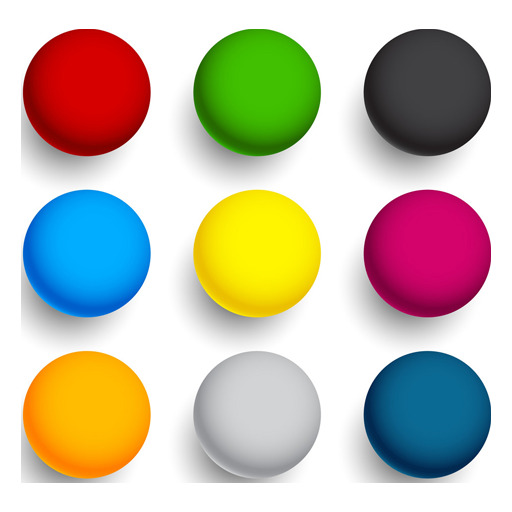
#> input picture resources/colorBalls.png, 512 x 512 px
$ python morphologicalTransformation.py
#> lines starting #> are read from the running program, lines starting #| are printed output that depends on the picture; after the words box and inside, x2 and y2 are one past the last pixel; in counts of white or black regions, pixels touching at a corner belong together
# erosion and dilation
import cv2
import numpy as np

img = cv2.imread("resources/colorBalls.png", 0)
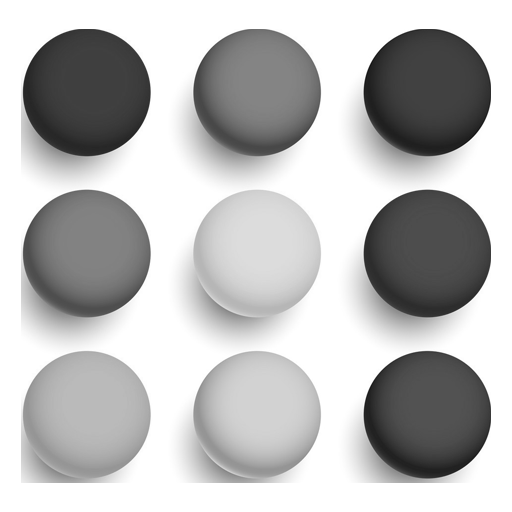
#> img: shape (512, 512); min 16, max 255, mean 188.3
cv2.imshow("Image", img)


# erosion
_,mask = cv2.threshold(img,215,255,cv2.THRESH_BINARY_INV)
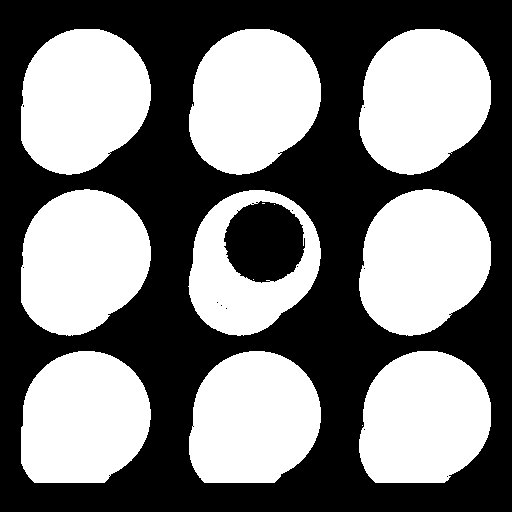
#> mask: shape (512, 512); 48.2% white; 13 white regions (4 under 20 px), largest, box (x1, y1, x2, y2) and area: (359, 189, 491, 336) 14895, (359, 29, 491, 175) 14879, (189, 29, 321, 175) 14874
kernel = np.ones((5,5,),np.uint8)

e = cv2.erode(mask,kernel)
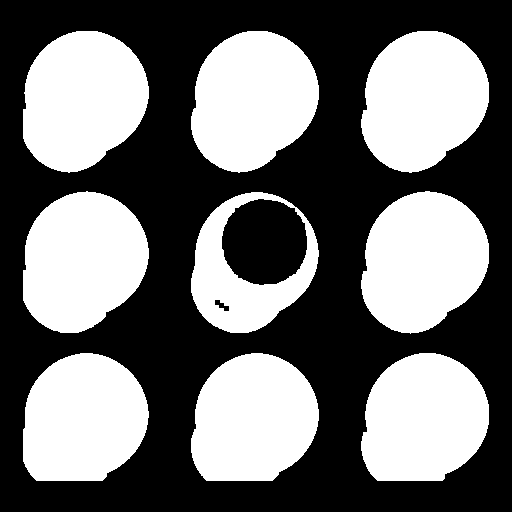
#> e: shape (512, 512); 44.2% white; 9 white regions, largest, box (x1, y1, x2, y2) and area: (361, 191, 489, 334) 13774, (191, 31, 319, 173) 13764, (361, 31, 489, 173) 13763


# dilation
kernel = np.ones((3,3),np.uint8)
d = cv2.dilate(mask,kernel)
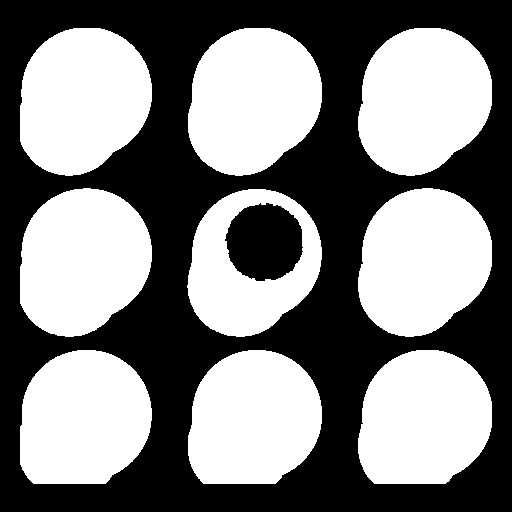
#> d: shape (512, 512); 50.3% white; 2 black regions, box (x1, y1, x2, y2) and area: (0, 0, 512, 512) 125607, (225, 203, 303, 281) 4674
cv2.imshow("Dilate",d)

cv2.imshow("MASK",mask)
cv2.imshow("erotion",e)
cv2.waitKey()
cv2.destroyAllWindows()

$ run again, with resources/color_balls.jpg saved as resources/colorBalls.png
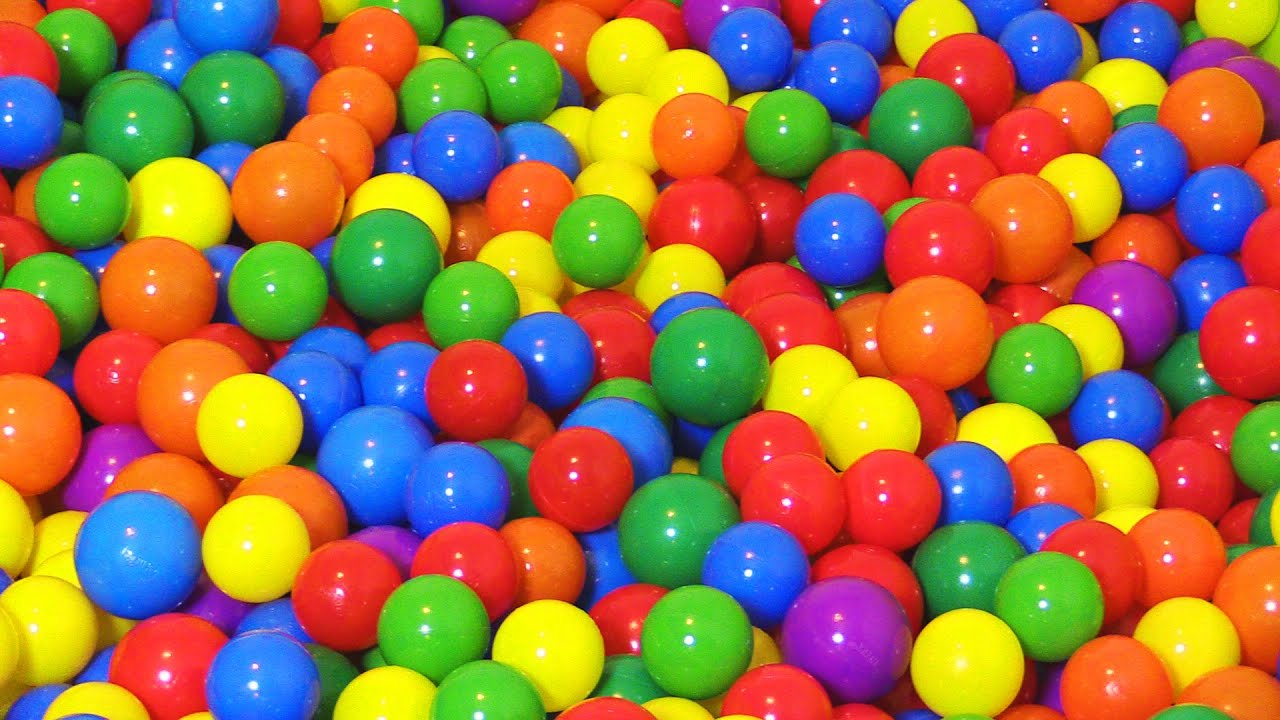
#> input picture resources/color_balls.jpg, 1280 x 720 px
#> `_,mask = cv2.threshold(img,215,255,cv2.THRESH_BINARY_INV)`:
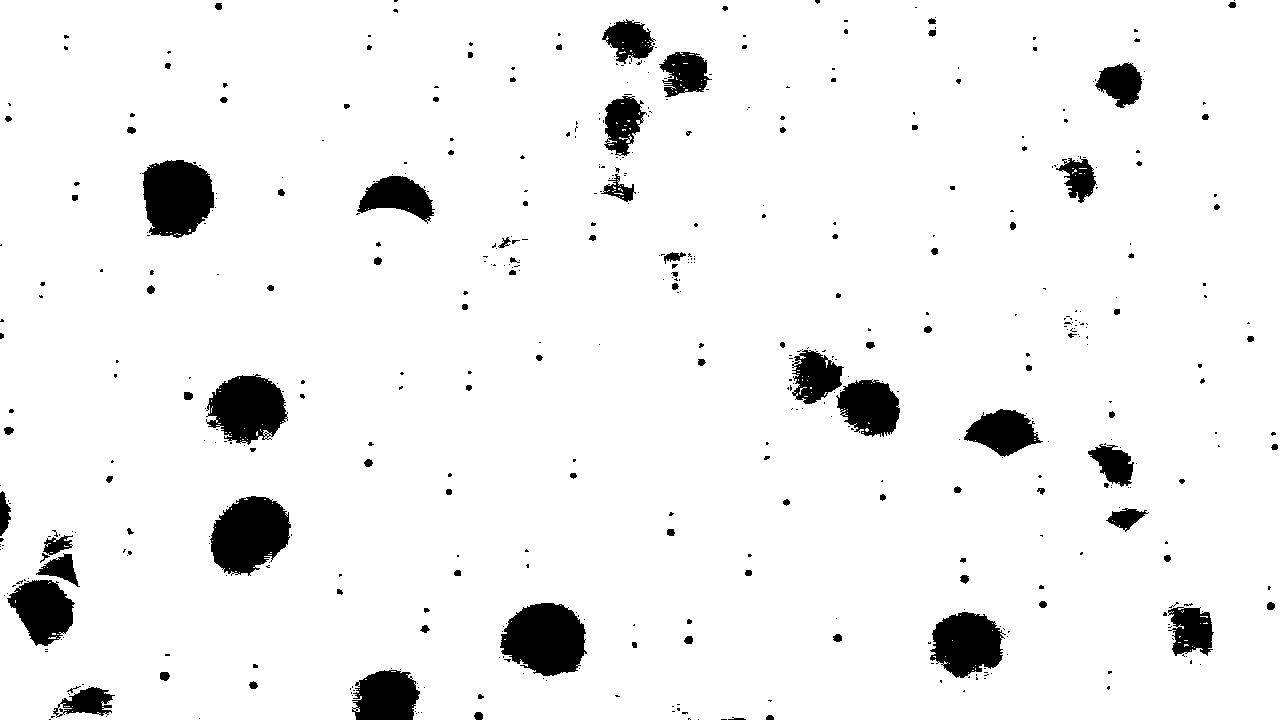
#> mask: shape (720, 1280); 94.2% white; 519 black regions (406 under 20 px), largest, box (x1, y1, x2, y2) and area: (500, 603, 587, 676) 4706, (210, 496, 291, 576) 4586, (142, 160, 214, 238) 4384
#> e: shape (720, 1280); 91% white; 247 black regions (2 under 20 px), largest, box (x1, y1, x2, y2) and area: (785, 345, 902, 439) 6153, (497, 601, 589, 683) 5648, (2, 528, 82, 654) 5525
#> `d = cv2.dilate(mask,kernel)`:
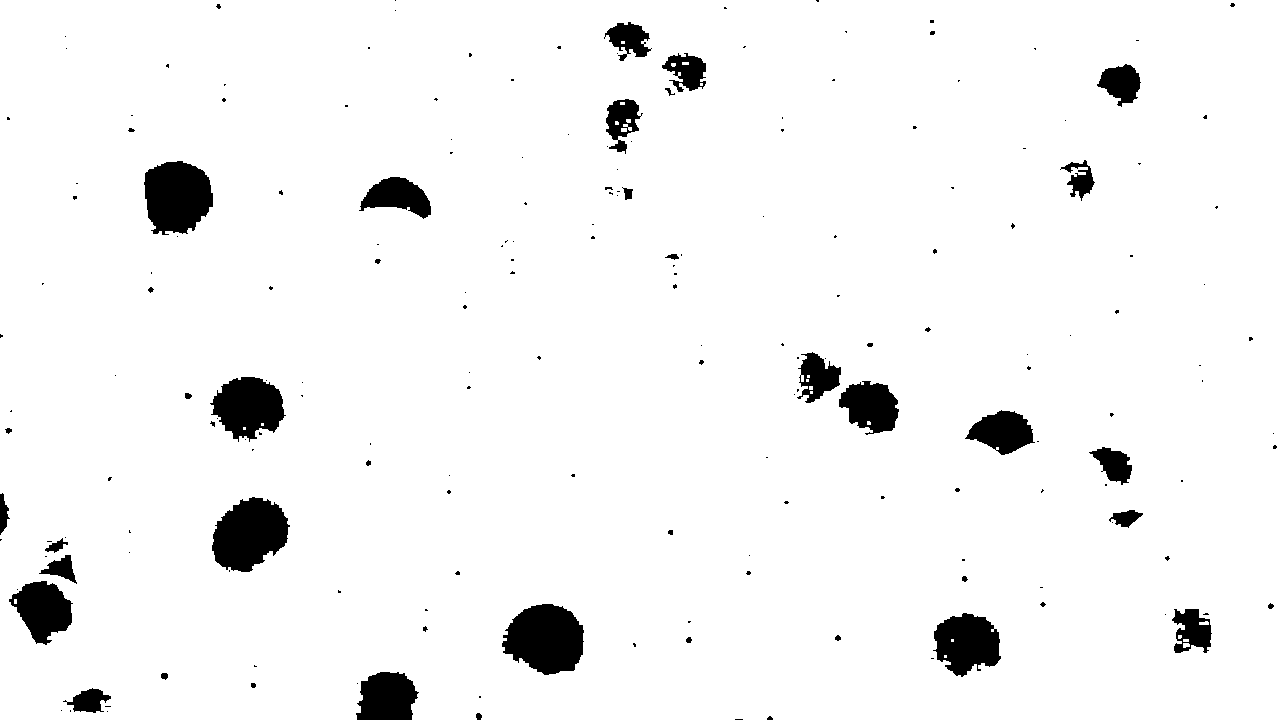
#> d: shape (720, 1280); 95.6% white; 196 black regions (155 under 20 px), largest, box (x1, y1, x2, y2) and area: (502, 604, 584, 675) 4290, (212, 497, 290, 572) 4091, (144, 161, 213, 235) 3957
